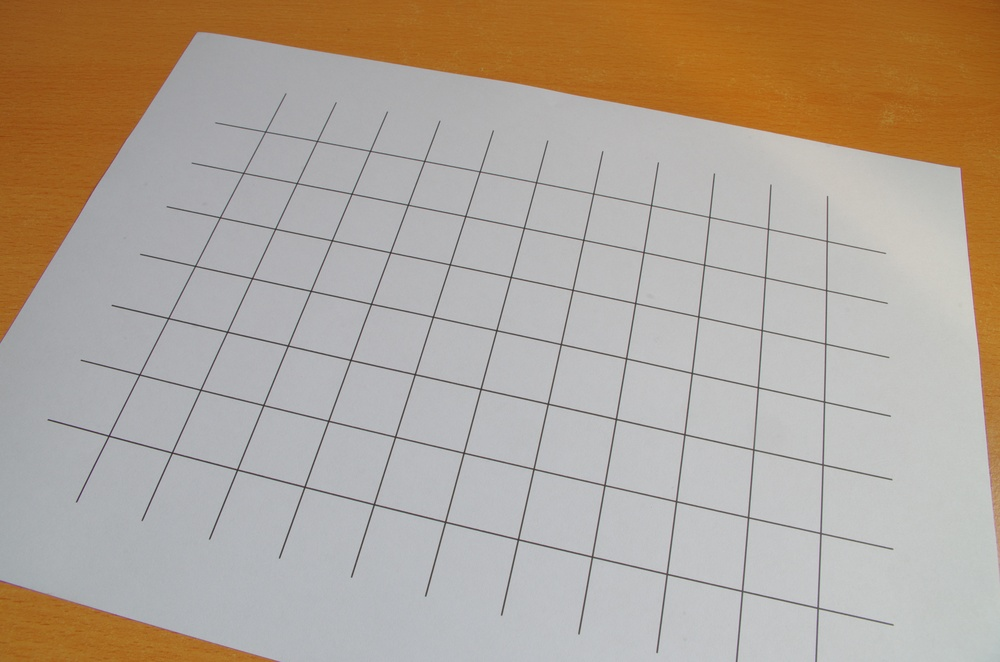
%> input picture malla1.jpg, 1000 x 662 px, shrunk from 4928 x 3264 before the run
$ octave lab2.m   (GNU Octave 9; MATLAB toolbox functions it lacks are replaced by stand-ins)
%> lines starting %> are read from the running program, lines starting %| are printed output that depends on the picture
global aux
im=imread('malla1.jpg');
%> im is the input picture: size 662x1000x3 uint8; mean R, G, B 177.4, 164.7, 151.8

figure(1); imshow(im)

% Calcular imagen auxiliar aux a partir de im
aux=rgb2gray(im); %aux=min(im,[],3);
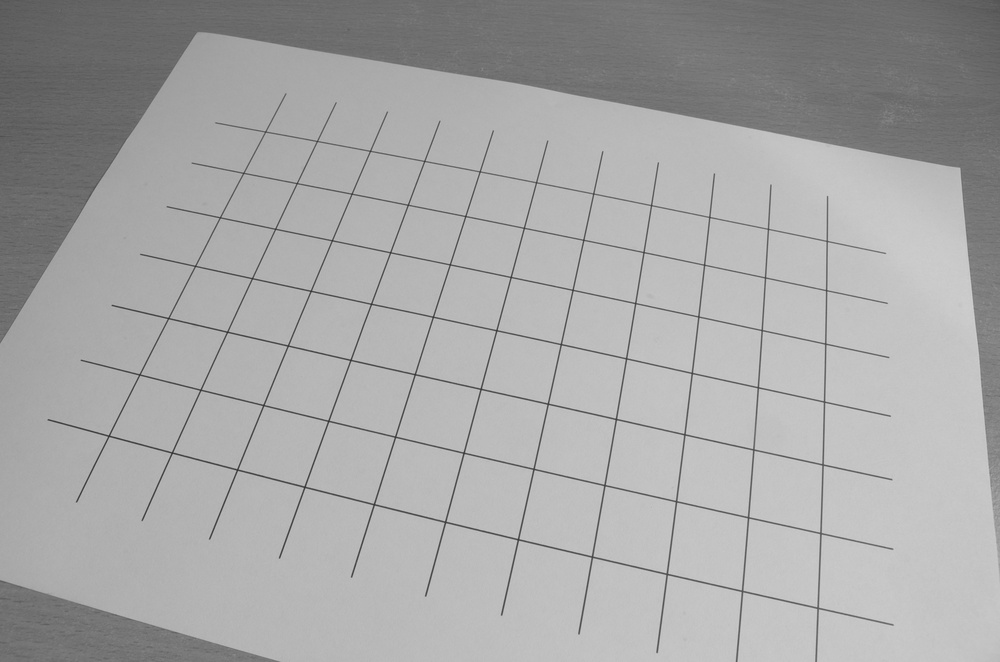
%> aux: size 662x1000 uint8; min 44, max 210, mean 167
gg = fspecial('gaussian',15,5); aux=imfilter(aux,gg);
%> after `aux=imfilter(aux,gg)`:
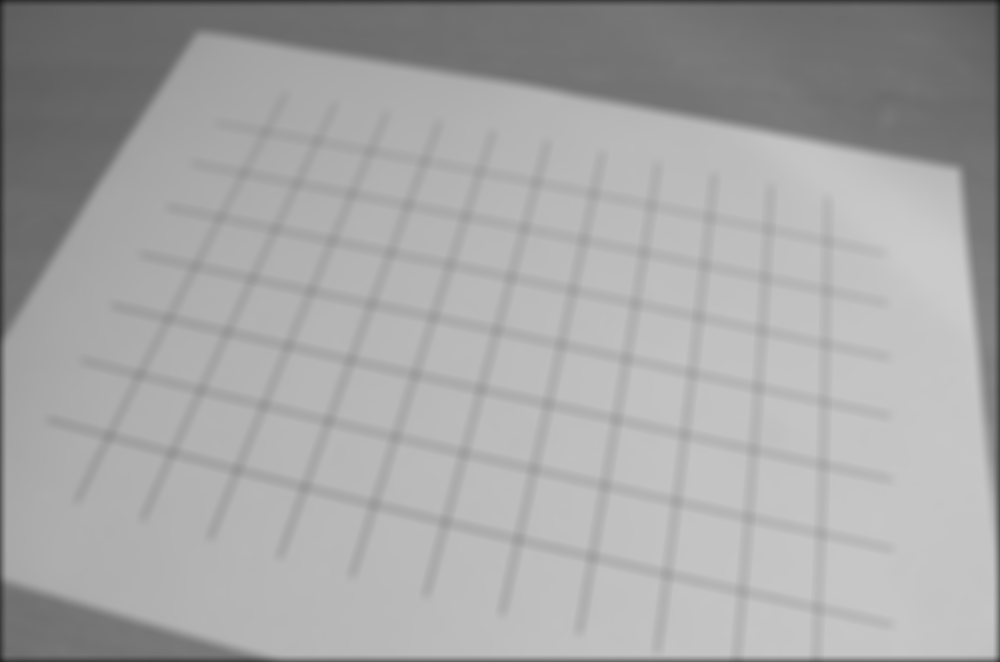
%> aux: size 662x1000 uint8; min 27, max 203, mean 165.9
imshow(aux);
lista={'superior izda ','superior drcha','inferior drcha','inferior izda '};
u=zeros(4,1); v=zeros(4,1);  % Reserva para guardar coordenadas esquinas

X=[-10;10;10;-10];
Y=[6;6;-6;-6];
%
%  for k=1:4,
%   fprintf('Pincha esquina %s:',lista{k});
%   [x,y]=ginput(1);
%   fprintf('x=%6.1f,y=%6.1f\n',x,y);
%
%   hold on; plot(x,y,'ro','MarkerFaceCol','r','MarkerSize',3); hold off
%   [x,y] = refinar(x,y);
%   u(k) = x;
%   v(k) = y;
%   fprintf('u=%6.1f,v=%6.1f\n',u(k),v(k));
%    hold on; plot(u(k),v(k),'go','MarkerFaceCol','g','MarkerSize',3); hold off
%  end
% hold on; plot([u;u(1)],[v;v(1)],'b'); hold off;
%
%  H=fc_get_H([X Y],[u v]);
%  fprintf('%6.1f %6.1f %7.1f\n',H');
% save H H;

%2. Estimacion de H con Todos los puntos de la malla
%> (the run ends here)

$ run again, with malla2.jpg copied over malla1.jpg
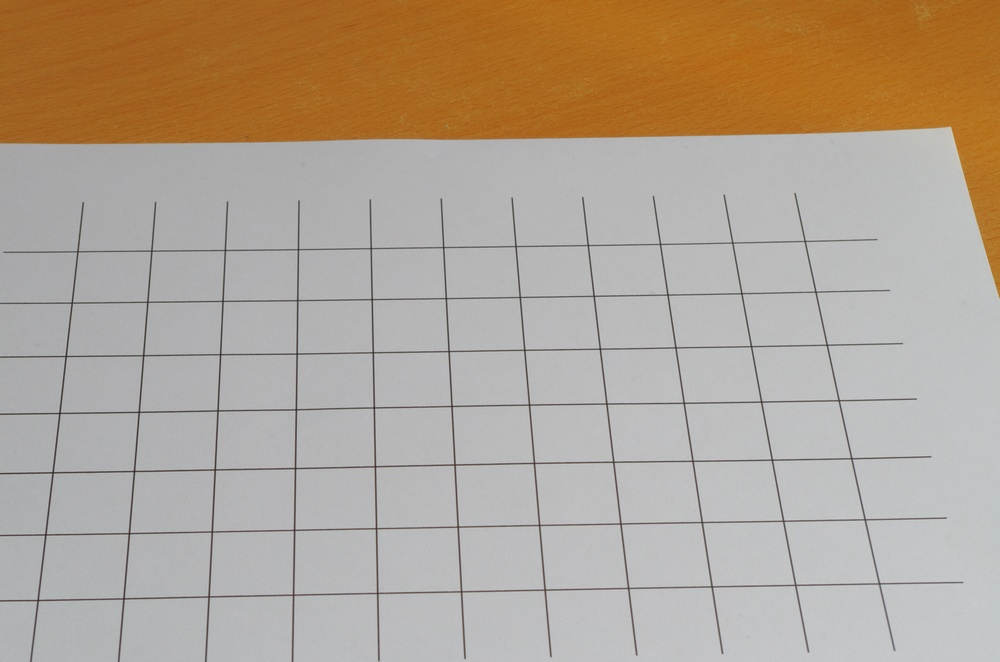
%> input picture malla2.jpg, 1000 x 662 px, shrunk from 4928 x 3264 before the run
%> im is the input picture: size 662x1000x3 uint8; mean R, G, B 178.1, 164.3, 149.4
%> `aux=rgb2gray(im);`:
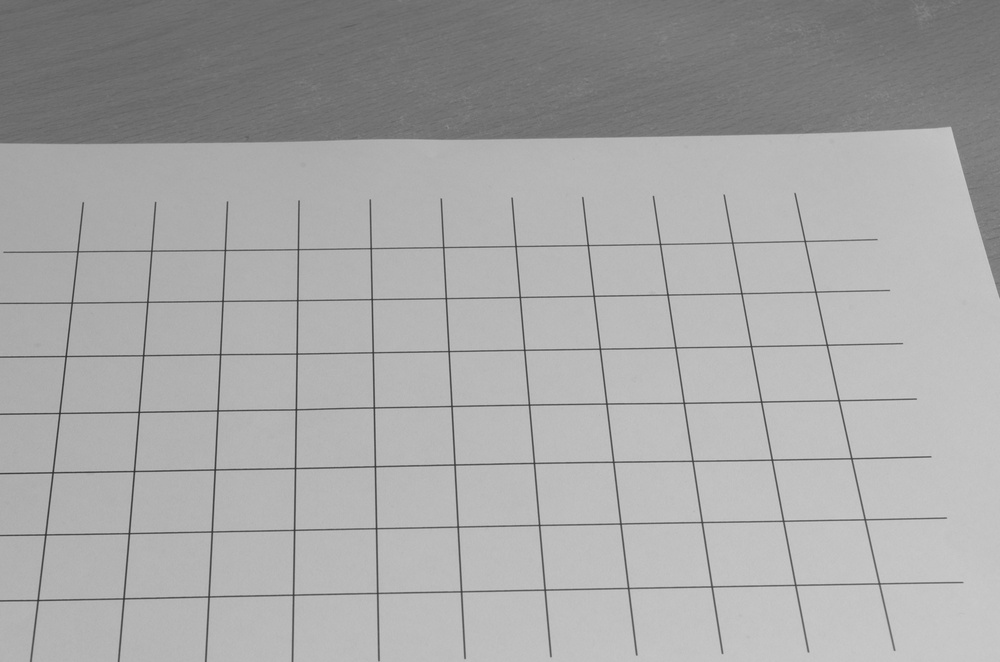
%> aux: size 662x1000 uint8; min 46, max 208, mean 166.7
%> `aux=imfilter(aux,gg)`:
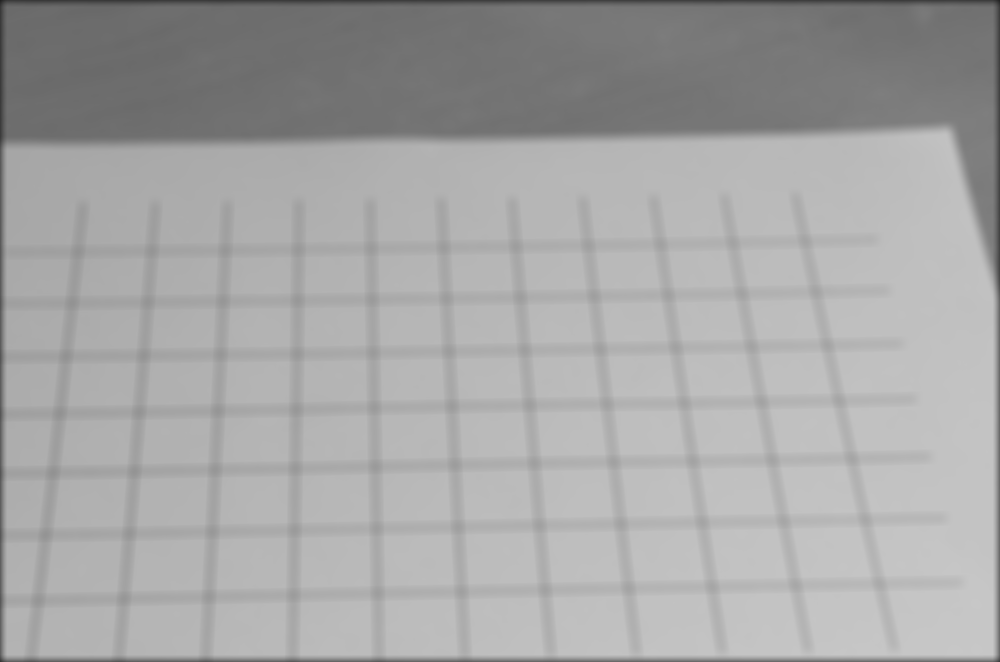
%> aux: size 662x1000 uint8; min 33, max 199, mean 165.5
